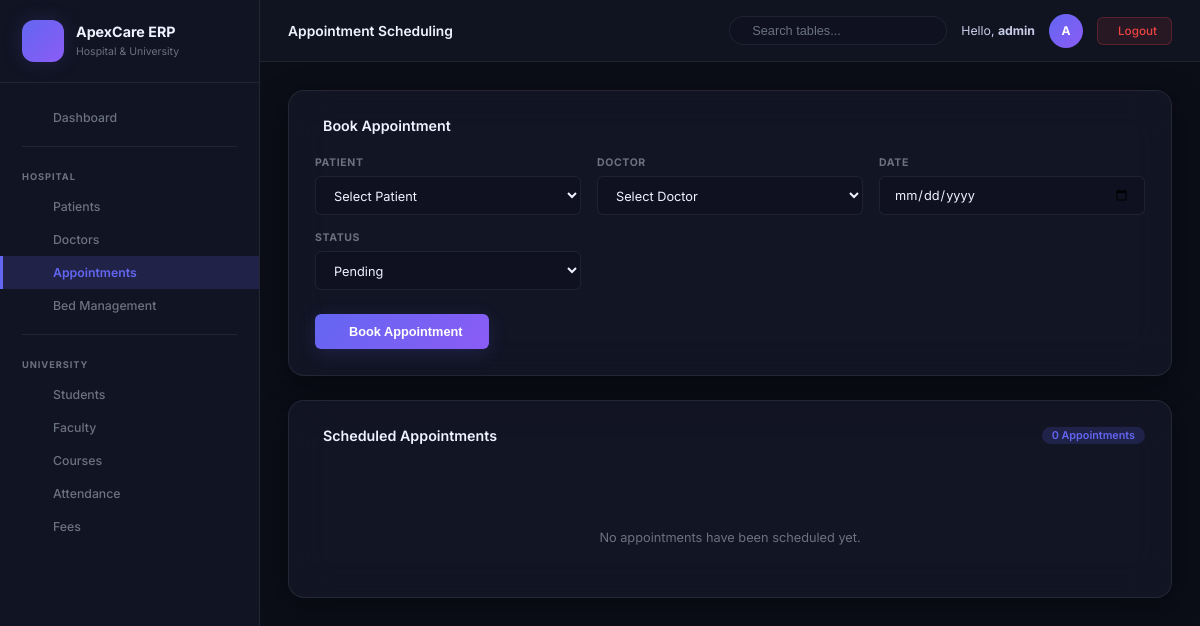
The app's page /hospital/appointments (signed in), older data.
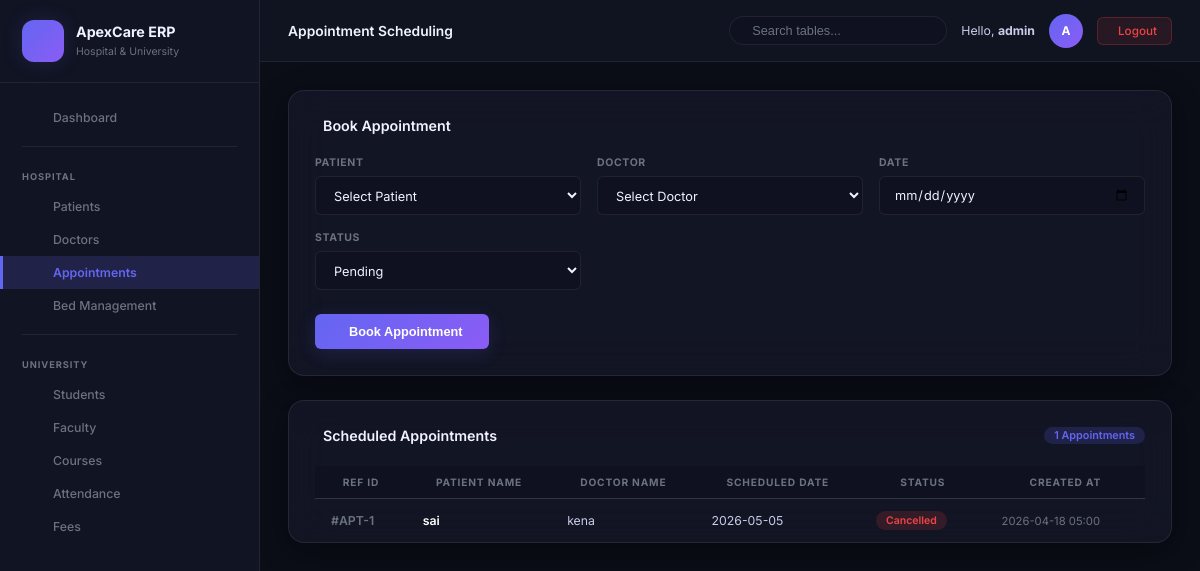
The same page, newer data.
### tables this page shows
CREATE TABLE appointments (
                id         INTEGER PRIMARY KEY AUTOINCREMENT,
                patient_id INTEGER NOT NULL,
                doctor_id  INTEGER NOT NULL,
                date       TEXT NOT NULL,
                status     TEXT NOT NULL DEFAULT 'Pending',
                created_at TIMESTAMP DEFAULT CURRENT_TIMESTAMP,
                FOREIGN KEY (patient_id) REFERENCES patients(id) ON DELETE CASCADE,
                FOREIGN KEY (doctor_id)  REFERENCES doctors(id)  ON DELETE CASCADE
            );

CREATE TABLE patients (
                id         INTEGER PRIMARY KEY AUTOINCREMENT,
                name       TEXT NOT NULL,
                age        INTEGER NOT NULL,
                disease    TEXT NOT NULL,
                contact    TEXT NOT NULL,
                created_at TIMESTAMP DEFAULT CURRENT_TIMESTAMP
            );

CREATE TABLE doctors (
                id             INTEGER PRIMARY KEY AUTOINCREMENT,
                name           TEXT NOT NULL,
                qualification  TEXT NOT NULL,
                specialization TEXT NOT NULL,
                experience     INTEGER NOT NULL,
                created_at     TIMESTAMP DEFAULT CURRENT_TIMESTAMP
            );

### routes/hospital.py (the view, shortened to what this page needs)
@hospital_bp.route('/appointments', methods=['GET', 'POST'])
@login_required
def appointments():
    msg, msg_type = None, None
    db = get_db()
    cursor = db.cursor()
    cursor.execute("SELECT id, name FROM patients ORDER BY name")
    all_patients = cursor.fetchall()
    cursor.execute("SELECT id, name FROM doctors ORDER BY name")
    all_doctors  = cursor.fetchall()
    cursor.execute("""
        SELECT a.id, p.name AS patient_name, d.name AS doctor_name,
               a.date, a.status, a.created_at
        FROM appointments a
        JOIN patients p ON a.patient_id = p.id
        JOIN doctors  d ON a.doctor_id  = d.id
        ORDER BY a.id DESC
    """)
    all_appointments = cursor.fetchall()
    cursor.close()
    return render_template(
        'hospital/appointments.html',
        patients=all_patients, doctors=all_doctors,
        appointments=all_appointments, msg=msg, msg_type=msg_type
    )

### core/db.py (called while the page is built)
    def execute(self, query, args=None):
        query = query.replace('%s', '?')
        query = query.replace('AUTO_INCREMENT', 'AUTOINCREMENT')
        if args:
            self.cursor.execute(query, args)
        else:
            self.cursor.execute(query)

    def fetchall(self):
        rows = self.cursor.fetchall()
        return [dict(row) for row in rows]

    def close(self):
        self.cursor.close()

    def cursor(self):
        return SQLiteCursorWrapper(self.conn)

    def close(self):
        self.conn.close()

### routes/utils.py (called while the page is built)
def login_required(f):
    @wraps(f)
    def decorated(*args, **kwargs):
        if 'logged_in' not in session:
            flash('Please login to access this page.', 'warning')
            return redirect(url_for('auth.login'))
        return f(*args, **kwargs)
    return decorated

### templates/hospital/appointments.html (shortened to what this page needs)
{% extends "base.html" %}
{% block page_title %}Appointment Scheduling{% endblock %}
{% block content %}
<div class="card-dark">
    <div class="card-head">
         Book Appointment
    </div>
    <form method="POST">
        <div class="form-grid">
            <div class="f-group">
                <label class="f-label">Patient</label>
                <select name="patient_id" class="f-control" required>
                    <option value="" disabled selected>Select Patient</option>
                </select>
            </div>
            <div class="f-group">
                <label class="f-label">Doctor</label>
                <select name="doctor_id" class="f-control" required>
                    <option value="" disabled selected>Select Doctor</option>
                </select>
            </div>
            <div class="f-group">
                <label class="f-label">Date</label>
                <input type="date" name="date" class="f-control" required>
            </div>
            <div class="f-group">
                <label class="f-label">Status</label>
                <select name="status" class="f-control" required>
                    <option value="Pending" selected>Pending</option>
                </select>
            </div>
        </div>
        <div style="margin-top: 24px;">
            <button type="submit" class="btn-submit">
                 Book Appointment
            </button>
        </div>
    </form>
</div>
<div class="card-dark" style="padding-bottom: 0;">
    <div class="card-head">
         Scheduled Appointments
        <span class="record-badge">{{ appointments|length }} Appointments</span>
    </div>
    {% if appointments %}
    <div class="tbl-scroll">
        <table class="apex-tbl">
            <thead>
                <tr>
                    <th>Ref ID</th>
                    <th>Patient Name</th>
                    <th>Doctor Name</th>
                    <th>Scheduled Date</th>
                    <th>Status</th>
                    <th>Created At</th>
                </tr>
            </thead>
            <tbody>
                {% for a in appointments %}
                <tr>
                    <td>#APT-{{ a.id }}</td>
                    <td style="font-weight: 600; color: #fff;">{{ a.patient_name }}</td>
                    <td>{{ a.doctor_name }}</td>
                    <td>{{ a.date[:10] if a.date else '' }}</td>
                    <td>
                        <span class="badge badge-{{ a.status|lower }}">{{ a.status }}</span>
                    </td>
                    <td style="color: var(--text-muted); font-size: .75rem;">{{ a.created_at[:16] if a.created_at else '' }}</td>
                </tr>
                {% endfor %}
            </tbody>
        </table>
    </div>
    {% else %}
    <div class="empty-state">
        No appointments have been scheduled yet.
    </div>
    {% endif %}
</div>
{% endblock %}

Row changes from the older to the newer data that the page shows:
added appointments: id "1", patient_name "sai", doctor_name "kena", date "2026-05-05", status "Cancelled", created_at "2026-04-18 05:00"
Text that changed along with them:
{{ appointments|length }}: "0" → "1"
text no longer shown: "No appointments have been scheduled yet."
text now shown: "REF ID PATIENT NAME DOCTOR NAME SCHEDULED DATE STATUS CREATED AT"
